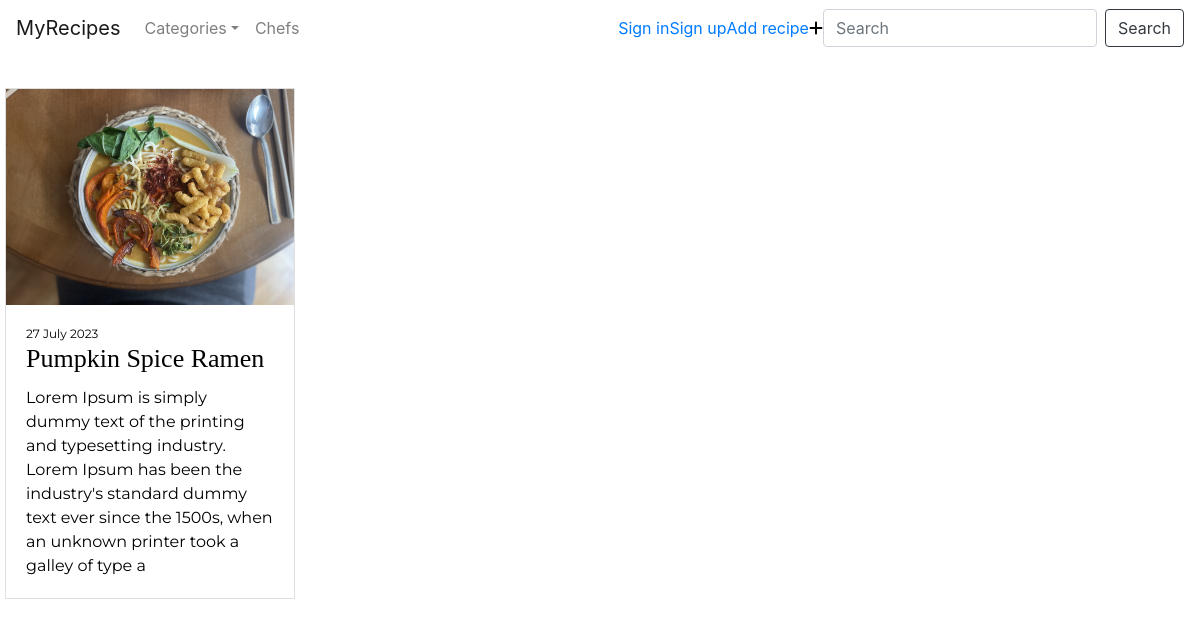
Page /category/1/ on the committed database.
### recipes/models/recipe.py (models this page shows)
class Recipe(models.Model):
    title = models.CharField(max_length=50)
    description = models.CharField(max_length=200)
    chef = models.ForeignKey(Chef, on_delete=models.CASCADE)
    ingredients = models.ManyToManyField(Ingredient)
    preparation = models.TextField(blank=True)
    categories = models.ManyToManyField(Category)
    created_at = models.DateTimeField(auto_now_add=True)
    photo = models.ImageField(upload_to='images', default='user.png')

### recipes/views.py (the view)
# urls.py: path('category/<int:pk>/', views.category, name="category"),
def category(request, pk):
    categories = Category.objects.all()
    category = get_object_or_404(Recipe, pk=pk)
    category_recipes = Recipe.objects.filter(categories=pk)
    recipe = get_object_or_404(Recipe, pk=pk)
    return render(request, '../templates/recipes/category_detail.html',
                  {'category': category, 'categories': categories, 'category_recipes': category_recipes,
                   'recipe': recipe})

### recipes/templates/recipes/category_detail.html (shortened to what this page needs)
{% extends 'recipes/base.html' %}
{% block content %}
<div class="container-fluid ">
    <div class="row">
        <div class="col">
            <div class="row g-3">
                {% for category_recipe in category_recipes %}
                <div class="col-12 col-md-6 col-lg-3">
                    <a class="recipe-card" href="{% url 'recipe_detail_page' pk=recipe.pk %}">
                        <div class="card h-100">
                            <div class="image"><img class="card-img-top" src="{{category_recipe.photo.url}}"
                                                    alt="Card image cap">
                            </div>
                            <div class="card-body">
                                <p class="date">{{ category_recipe.created_at|date:"j E Y" }}</p>
                                <h5 class="card-title ">{{ category_recipe.title }}</h5>
                                <p class="card-text">{{ category_recipe.description|linebreaksbr }}</p>
                            </div>
                        </div>
                    </a>
                </div>
                {% endfor %}
            </div>
        </div>
    </div>
</div>
{% endblock %}

### recipes/static/css/style.css (style rules this page uses)
.container-fluid { padding: 80px 15px 0 15px; }
p { font-family: 'Montserrat', sans-serif; margin:0; }
h1, h2, h3, h4 ,h5 { font-family: 'Playfair Display', serif; }
h5 { font-size: 26px; }
.col-12 { padding: 0 5px 10px 5px; }
.recipe-card { color: #000; position: relative; text-decoration: none; }
.recipe-card::before { background: hsla(360, 100%, 100%, 0.59); content: ""; inset: 0; position: absolute; width: 0; transition: 0.5s ease-in-out; z-index: 100; }
.card { border-radius: 0; }
.card-body { display:flex; height:100%; flex-direction:column; }
.image { height:50%; }
.card-img-top { border-radius: 0; }
.date { font-size: 12px; }
.card-text { flex-grow: 1; }
.image { height:100%; }
img { display:block; width:100%; height:100%; object-fit: cover; }

### rows in the picture
Recipe: photo (picture), created_at "27 July 2023", title "Pumpkin Spice Ramen", description "Lorem Ipsum is simply dummy text of the printing and typesetting industry. Lorem Ipsum has been the industry's standard dummy text ever since the 1500s, when an unknown printer took a galley of type a"
